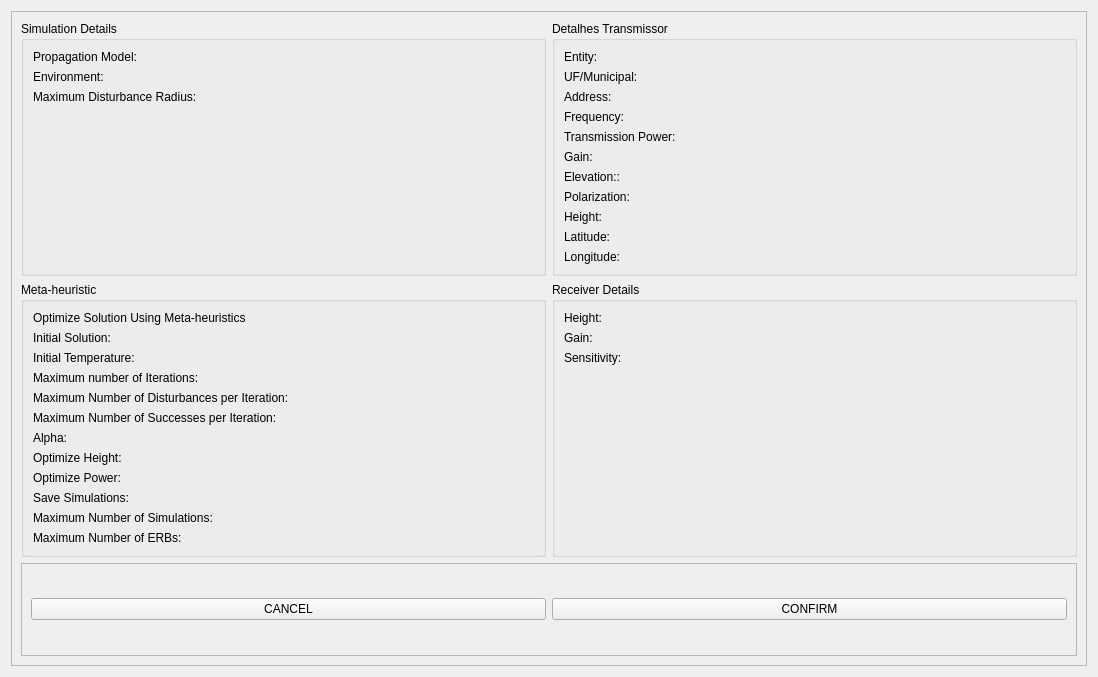
<?xml version="1.0" encoding="UTF-8"?>
<ui version="4.0">
 <class>Form</class>
 <widget class="QWidget" name="Form">
  <property name="geometry">
   <rect>
    <x>0</x>
    <y>0</y>
    <width>1098</width>
    <height>677</height>
   </rect>
  </property>
  <property name="windowTitle">
   <string>Confirmar detalhes da simulação</string>
  </property>
  <property name="locale">
   <locale language="Portuguese" country="Brazil"/>
  </property>
  <layout class="QVBoxLayout" name="verticalLayout">
   <item>
    <widget class="QFrame" name="frame">
     <property name="frameShape">
      <enum>QFrame::StyledPanel</enum>
     </property>
     <property name="frameShadow">
      <enum>QFrame::Raised</enum>
     </property>
     <layout class="QGridLayout" name="gridLayout">
      <item row="0" column="0">
       <widget class="QGroupBox" name="group_box_detalhes">
        <property name="title">
         <string>Simulation Details</string>
        </property>
        <layout class="QFormLayout" name="formLayout">
         <item row="0" column="0">
          <widget class="QLabel" name="label_modelo_propagacao">
           <property name="text">
            <string>Propagation Model:</string>
           </property>
          </widget>
         </item>
         <item row="0" column="1">
          <widget class="QLabel" name="label_modelo_propagacao_value">
           <property name="font">
            <font>
             <weight>75</weight>
             <bold>true</bold>
            </font>
           </property>
           <property name="text">
            <string/>
           </property>
           <property name="alignment">
            <set>Qt::AlignRight|Qt::AlignTrailing|Qt::AlignVCenter</set>
           </property>
          </widget>
         </item>
         <item row="1" column="0">
          <widget class="QLabel" name="label_ambiente">
           <property name="text">
            <string>Environment:</string>
           </property>
          </widget>
         </item>
         <item row="1" column="1">
          <widget class="QLabel" name="label_ambiente_value">
           <property name="font">
            <font>
             <weight>75</weight>
             <bold>true</bold>
            </font>
           </property>
           <property name="text">
            <string/>
           </property>
           <property name="alignment">
            <set>Qt::AlignRight|Qt::AlignTrailing|Qt::AlignVCenter</set>
           </property>
          </widget>
         </item>
         <item row="2" column="0">
          <widget class="QLabel" name="label_radio_maximo">
           <property name="text">
            <string>Maximum Disturbance Radius:</string>
           </property>
          </widget>
         </item>
         <item row="2" column="1">
          <widget class="QLabel" name="label_radio_maximo_value">
           <property name="font">
            <font>
             <weight>75</weight>
             <bold>true</bold>
            </font>
           </property>
           <property name="text">
            <string/>
           </property>
           <property name="alignment">
            <set>Qt::AlignRight|Qt::AlignTrailing|Qt::AlignVCenter</set>
           </property>
          </widget>
         </item>
        </layout>
       </widget>
      </item>
      <item row="0" column="1">
       <widget class="QGroupBox" name="group_box_transmissor">
        <property name="title">
         <string>Detalhes Transmissor</string>
        </property>
        <layout class="QFormLayout" name="formLayout_2">
         <item row="0" column="0">
          <widget class="QLabel" name="label_entidade">
           <property name="text">
            <string>Entity:</string>
           </property>
          </widget>
         </item>
         <item row="0" column="1">
          <widget class="QLabel" name="label_entidade_value">
           <property name="font">
            <font>
             <weight>75</weight>
             <bold>true</bold>
            </font>
           </property>
           <property name="text">
            <string/>
           </property>
           <property name="alignment">
            <set>Qt::AlignRight|Qt::AlignTrailing|Qt::AlignVCenter</set>
           </property>
          </widget>
         </item>
         <item row="1" column="0">
          <widget class="QLabel" name="label_uf_municipio">
           <property name="text">
            <string>UF/Municipal:</string>
           </property>
          </widget>
         </item>
         <item row="3" column="0">
          <widget class="QLabel" name="label_frequencia">
           <property name="text">
            <string>Frequency:</string>
           </property>
          </widget>
         </item>
         <item row="2" column="0">
          <widget class="QLabel" name="label_endereco">
           <property name="text">
            <string>Address:</string>
           </property>
          </widget>
         </item>
         <item row="1" column="1">
          <widget class="QLabel" name="label_uf_municipio_value">
           <property name="font">
            <font>
             <weight>75</weight>
             <bold>true</bold>
            </font>
           </property>
           <property name="text">
            <string/>
           </property>
           <property name="alignment">
            <set>Qt::AlignRight|Qt::AlignTrailing|Qt::AlignVCenter</set>
           </property>
          </widget>
         </item>
         <item row="2" column="1">
          <widget class="QLabel" name="label_endereco_value">
           <property name="font">
            <font>
             <weight>75</weight>
             <bold>true</bold>
            </font>
           </property>
           <property name="text">
            <string/>
           </property>
           <property name="alignment">
            <set>Qt::AlignRight|Qt::AlignTrailing|Qt::AlignVCenter</set>
           </property>
          </widget>
         </item>
         <item row="3" column="1">
          <widget class="QLabel" name="label_frequencia_value">
           <property name="font">
            <font>
             <weight>75</weight>
             <bold>true</bold>
            </font>
           </property>
           <property name="text">
            <string/>
           </property>
           <property name="alignment">
            <set>Qt::AlignRight|Qt::AlignTrailing|Qt::AlignVCenter</set>
           </property>
          </widget>
         </item>
         <item row="5" column="0">
          <widget class="QLabel" name="label_ganho">
           <property name="text">
            <string>Gain:</string>
           </property>
          </widget>
         </item>
         <item row="5" column="1">
          <widget class="QLabel" name="label_ganho_value">
           <property name="font">
            <font>
             <weight>75</weight>
             <bold>true</bold>
            </font>
           </property>
           <property name="text">
            <string/>
           </property>
           <property name="alignment">
            <set>Qt::AlignRight|Qt::AlignTrailing|Qt::AlignVCenter</set>
           </property>
          </widget>
         </item>
         <item row="6" column="0">
          <widget class="QLabel" name="label_elevacao">
           <property name="text">
            <string>Elevation::</string>
           </property>
          </widget>
         </item>
         <item row="6" column="1">
          <widget class="QLabel" name="label_elevacao_value">
           <property name="font">
            <font>
             <weight>75</weight>
             <bold>true</bold>
            </font>
           </property>
           <property name="text">
            <string/>
           </property>
           <property name="alignment">
            <set>Qt::AlignRight|Qt::AlignTrailing|Qt::AlignVCenter</set>
           </property>
          </widget>
         </item>
         <item row="7" column="0">
          <widget class="QLabel" name="label_polarizacao">
           <property name="text">
            <string>Polarization:</string>
           </property>
          </widget>
         </item>
         <item row="8" column="0">
          <widget class="QLabel" name="label_altura">
           <property name="text">
            <string>Height:</string>
           </property>
          </widget>
         </item>
         <item row="7" column="1">
          <widget class="QLabel" name="label_polarizacao_value">
           <property name="font">
            <font>
             <weight>75</weight>
             <bold>true</bold>
            </font>
           </property>
           <property name="text">
            <string/>
           </property>
           <property name="alignment">
            <set>Qt::AlignRight|Qt::AlignTrailing|Qt::AlignVCenter</set>
           </property>
          </widget>
         </item>
         <item row="8" column="1">
          <widget class="QLabel" name="label_altura_value">
           <property name="font">
            <font>
             <weight>75</weight>
             <bold>true</bold>
            </font>
           </property>
           <property name="text">
            <string/>
           </property>
           <property name="alignment">
            <set>Qt::AlignRight|Qt::AlignTrailing|Qt::AlignVCenter</set>
           </property>
          </widget>
         </item>
         <item row="9" column="0">
          <widget class="QLabel" name="label_latitude">
           <property name="text">
            <string>Latitude:</string>
           </property>
          </widget>
         </item>
         <item row="10" column="0">
          <widget class="QLabel" name="label_longitude">
           <property name="text">
            <string>Longitude:</string>
           </property>
          </widget>
         </item>
         <item row="9" column="1">
          <widget class="QLabel" name="label_latitude_value">
           <property name="font">
            <font>
             <weight>75</weight>
             <bold>true</bold>
            </font>
           </property>
           <property name="text">
            <string/>
           </property>
           <property name="alignment">
            <set>Qt::AlignRight|Qt::AlignTrailing|Qt::AlignVCenter</set>
           </property>
          </widget>
         </item>
         <item row="10" column="1">
          <widget class="QLabel" name="label_longitude_value">
           <property name="font">
            <font>
             <weight>75</weight>
             <bold>true</bold>
            </font>
           </property>
           <property name="text">
            <string/>
           </property>
           <property name="alignment">
            <set>Qt::AlignRight|Qt::AlignTrailing|Qt::AlignVCenter</set>
           </property>
          </widget>
         </item>
         <item row="4" column="0">
          <widget class="QLabel" name="label_potencia_transmissao">
           <property name="text">
            <string>Transmission Power:</string>
           </property>
          </widget>
         </item>
         <item row="4" column="1">
          <widget class="QLabel" name="label_potencia_transmissao_value">
           <property name="font">
            <font>
             <weight>75</weight>
             <bold>true</bold>
            </font>
           </property>
           <property name="text">
            <string/>
           </property>
           <property name="alignment">
            <set>Qt::AlignRight|Qt::AlignTrailing|Qt::AlignVCenter</set>
           </property>
          </widget>
         </item>
        </layout>
       </widget>
      </item>
      <item row="1" column="0" rowspan="2">
       <widget class="QGroupBox" name="groupBox">
        <property name="title">
         <string>Meta-heuristic</string>
        </property>
        <layout class="QFormLayout" name="formLayout_4">
         <item row="0" column="0">
          <widget class="QLabel" name="label_optimize_solution">
           <property name="text">
            <string>Optimize Solution Using Meta-heuristics</string>
           </property>
          </widget>
         </item>
         <item row="0" column="1">
          <widget class="QLabel" name="label_optimize_solution_value">
           <property name="font">
            <font>
             <weight>75</weight>
             <bold>true</bold>
            </font>
           </property>
           <property name="text">
            <string/>
           </property>
           <property name="alignment">
            <set>Qt::AlignRight|Qt::AlignTrailing|Qt::AlignVCenter</set>
           </property>
          </widget>
         </item>
         <item row="1" column="0">
          <widget class="QLabel" name="label_solucao_inicial">
           <property name="text">
            <string>Initial Solution:</string>
           </property>
          </widget>
         </item>
         <item row="1" column="1">
          <widget class="QLabel" name="label_solucao_inicial_value">
           <property name="font">
            <font>
             <weight>75</weight>
             <bold>true</bold>
            </font>
           </property>
           <property name="text">
            <string/>
           </property>
           <property name="alignment">
            <set>Qt::AlignRight|Qt::AlignTrailing|Qt::AlignVCenter</set>
           </property>
          </widget>
         </item>
         <item row="2" column="0">
          <widget class="QLabel" name="label_temperatura_inicial">
           <property name="text">
            <string>Initial Temperature:</string>
           </property>
          </widget>
         </item>
         <item row="2" column="1">
          <widget class="QLabel" name="label_temperatura_inicial_value">
           <property name="font">
            <font>
             <weight>75</weight>
             <bold>true</bold>
            </font>
           </property>
           <property name="text">
            <string/>
           </property>
           <property name="alignment">
            <set>Qt::AlignRight|Qt::AlignTrailing|Qt::AlignVCenter</set>
           </property>
          </widget>
         </item>
         <item row="3" column="0">
          <widget class="QLabel" name="label_num_maximo_iteracoes">
           <property name="text">
            <string>Maximum number of Iterations:</string>
           </property>
          </widget>
         </item>
         <item row="3" column="1">
          <widget class="QLabel" name="label_num_maximo_iteracoes_value">
           <property name="font">
            <font>
             <weight>75</weight>
             <bold>true</bold>
            </font>
           </property>
           <property name="text">
            <string/>
           </property>
           <property name="alignment">
            <set>Qt::AlignRight|Qt::AlignTrailing|Qt::AlignVCenter</set>
           </property>
          </widget>
         </item>
         <item row="4" column="0">
          <widget class="QLabel" name="label_num_maximo_pertubacoes_iteracao">
           <property name="text">
            <string>Maximum Number of Disturbances per Iteration:</string>
           </property>
          </widget>
         </item>
         <item row="4" column="1">
          <widget class="QLabel" name="label_num_maximo_pertubacoes_iteracao_value">
           <property name="font">
            <font>
             <weight>75</weight>
             <bold>true</bold>
            </font>
           </property>
           <property name="text">
            <string/>
           </property>
           <property name="alignment">
            <set>Qt::AlignRight|Qt::AlignTrailing|Qt::AlignVCenter</set>
           </property>
          </widget>
         </item>
         <item row="5" column="0">
          <widget class="QLabel" name="label_num_maximo_sucessos_iteracao">
           <property name="text">
            <string>Maximum Number of Successes per Iteration:</string>
           </property>
          </widget>
         </item>
         <item row="5" column="1">
          <widget class="QLabel" name="label_num_maximo_sucessos_iteracao_value">
           <property name="font">
            <font>
             <weight>75</weight>
             <bold>true</bold>
            </font>
           </property>
           <property name="text">
            <string/>
           </property>
           <property name="alignment">
            <set>Qt::AlignRight|Qt::AlignTrailing|Qt::AlignVCenter</set>
           </property>
          </widget>
         </item>
         <item row="6" column="0">
          <widget class="QLabel" name="label_alpha">
           <property name="text">
            <string>Alpha:</string>
           </property>
          </widget>
         </item>
         <item row="6" column="1">
          <widget class="QLabel" name="label_alpha_value">
           <property name="font">
            <font>
             <weight>75</weight>
             <bold>true</bold>
            </font>
           </property>
           <property name="text">
            <string/>
           </property>
           <property name="alignment">
            <set>Qt::AlignRight|Qt::AlignTrailing|Qt::AlignVCenter</set>
           </property>
          </widget>
         </item>
         <item row="7" column="0">
          <widget class="QLabel" name="label_optimize_height">
           <property name="text">
            <string>Optimize Height:</string>
           </property>
          </widget>
         </item>
         <item row="7" column="1">
          <widget class="QLabel" name="label_optimize_height_value">
           <property name="font">
            <font>
             <weight>75</weight>
             <bold>true</bold>
            </font>
           </property>
           <property name="text">
            <string/>
           </property>
           <property name="alignment">
            <set>Qt::AlignRight|Qt::AlignTrailing|Qt::AlignVCenter</set>
           </property>
          </widget>
         </item>
         <item row="8" column="0">
          <widget class="QLabel" name="label_optimize_power">
           <property name="text">
            <string>Optimize Power:</string>
           </property>
          </widget>
         </item>
         <item row="8" column="1">
          <widget class="QLabel" name="label_optimize_power_value">
           <property name="font">
            <font>
             <weight>75</weight>
             <bold>true</bold>
            </font>
           </property>
           <property name="text">
            <string/>
           </property>
           <property name="alignment">
            <set>Qt::AlignRight|Qt::AlignTrailing|Qt::AlignVCenter</set>
           </property>
          </widget>
         </item>
         <item row="9" column="0">
          <widget class="QLabel" name="label_save_simulation">
           <property name="text">
            <string>Save Simulations:</string>
           </property>
          </widget>
         </item>
         <item row="9" column="1">
          <widget class="QLabel" name="label_save_simulation_value">
           <property name="font">
            <font>
             <weight>75</weight>
             <bold>true</bold>
            </font>
           </property>
           <property name="text">
            <string/>
           </property>
           <property name="alignment">
            <set>Qt::AlignRight|Qt::AlignTrailing|Qt::AlignVCenter</set>
           </property>
          </widget>
         </item>
         <item row="10" column="0">
          <widget class="QLabel" name="label_number_of_simulations">
           <property name="text">
            <string>Maximum Number of Simulations:</string>
           </property>
          </widget>
         </item>
         <item row="10" column="1">
          <widget class="QLabel" name="label_number_of_simulations_value">
           <property name="font">
            <font>
             <weight>75</weight>
             <bold>true</bold>
            </font>
           </property>
           <property name="text">
            <string/>
           </property>
           <property name="alignment">
            <set>Qt::AlignRight|Qt::AlignTrailing|Qt::AlignVCenter</set>
           </property>
          </widget>
         </item>
         <item row="11" column="0">
          <widget class="QLabel" name="label_number_of_erbs">
           <property name="text">
            <string>Maximum Number of ERBs:</string>
           </property>
          </widget>
         </item>
         <item row="11" column="1">
          <widget class="QLabel" name="label_number_of_erbs_value">
           <property name="font">
            <font>
             <weight>75</weight>
             <bold>true</bold>
            </font>
           </property>
           <property name="text">
            <string/>
           </property>
           <property name="alignment">
            <set>Qt::AlignRight|Qt::AlignTrailing|Qt::AlignVCenter</set>
           </property>
          </widget>
         </item>
        </layout>
       </widget>
      </item>
      <item row="1" column="1" rowspan="2">
       <widget class="QGroupBox" name="group_box_receptor">
        <property name="title">
         <string>Receiver Details</string>
        </property>
        <layout class="QFormLayout" name="formLayout_3">
         <item row="0" column="0">
          <widget class="QLabel" name="label_bs_altura">
           <property name="text">
            <string>Height:</string>
           </property>
          </widget>
         </item>
         <item row="0" column="1">
          <widget class="QLabel" name="label_bs_altura_value">
           <property name="font">
            <font>
             <weight>75</weight>
             <bold>true</bold>
            </font>
           </property>
           <property name="text">
            <string/>
           </property>
           <property name="alignment">
            <set>Qt::AlignRight|Qt::AlignTrailing|Qt::AlignVCenter</set>
           </property>
          </widget>
         </item>
         <item row="1" column="0">
          <widget class="QLabel" name="label_bs_ganho">
           <property name="text">
            <string>Gain:</string>
           </property>
          </widget>
         </item>
         <item row="1" column="1">
          <widget class="QLabel" name="label_bs_ganho_value">
           <property name="font">
            <font>
             <weight>75</weight>
             <bold>true</bold>
            </font>
           </property>
           <property name="text">
            <string/>
           </property>
           <property name="alignment">
            <set>Qt::AlignRight|Qt::AlignTrailing|Qt::AlignVCenter</set>
           </property>
          </widget>
         </item>
         <item row="2" column="0">
          <widget class="QLabel" name="label_bs_sensibilidade">
           <property name="text">
            <string>Sensitivity:</string>
           </property>
          </widget>
         </item>
         <item row="2" column="1">
          <widget class="QLabel" name="label_bs_sensibilidade_value">
           <property name="font">
            <font>
             <weight>75</weight>
             <bold>true</bold>
            </font>
           </property>
           <property name="text">
            <string/>
           </property>
           <property name="alignment">
            <set>Qt::AlignRight|Qt::AlignTrailing|Qt::AlignVCenter</set>
           </property>
          </widget>
         </item>
        </layout>
       </widget>
      </item>
      <item row="3" column="0" colspan="2">
       <widget class="QFrame" name="frame_2">
        <property name="frameShape">
         <enum>QFrame::StyledPanel</enum>
        </property>
        <property name="frameShadow">
         <enum>QFrame::Raised</enum>
        </property>
        <layout class="QGridLayout" name="gridLayout_2">
         <item row="0" column="1">
          <widget class="QPushButton" name="btn_confirmar_simulacao">
           <property name="text">
            <string>CONFIRM</string>
           </property>
          </widget>
         </item>
         <item row="0" column="0">
          <widget class="QPushButton" name="btn_cancelar_simulacao">
           <property name="text">
            <string>CANCEL</string>
           </property>
          </widget>
         </item>
        </layout>
       </widget>
      </item>
     </layout>
    </widget>
   </item>
  </layout>
 </widget>
 <resources/>
 <connections/>
</ui>
